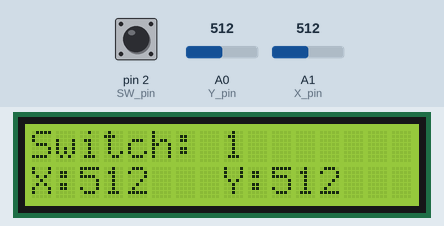
This sketch was run on a simulated Arduino Uno, built with avr-gcc and run on an emulated ATmega328P. Shown: 16×2 character LCD. The inputs (shaded band) are chosen by the test bench; at power-on: A0 (Y_pin) = 512, A1 (X_pin) = 512, pin 2 (SW_pin) HIGH.

Above: at 1.2 s.
1.3 s: A0 (Y_pin) set to 716
At 2.7 s:
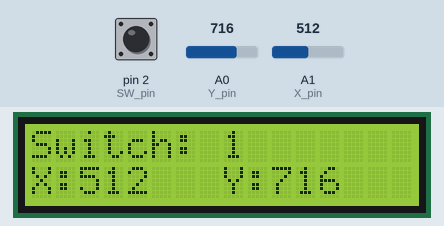
3.5 s: A1 (X_pin) set to 716
At 4.7 s:
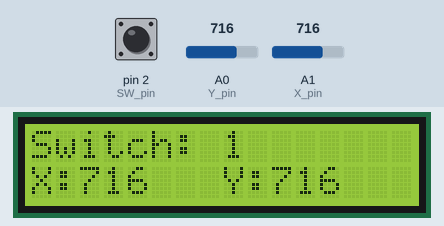
5.5 s: pin 2 (SW_pin) pulled LOW for 1.2 s
At 6.6 s:
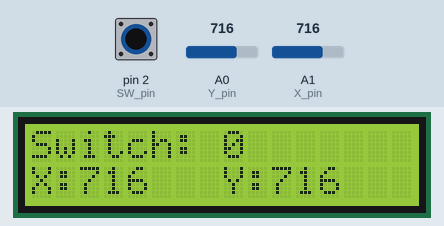
8.6 s: A0 (Y_pin) set to 900
At 9.5 s:
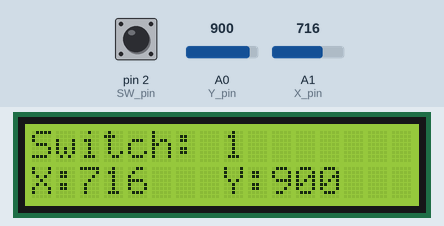
10.6 s: A1 (X_pin) set to 900
At 11.5 s:
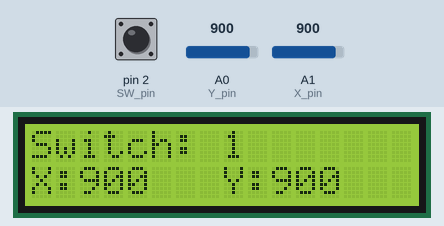
12.6 s: pin 2 (SW_pin) pulled LOW for 1.2 s
At 13.4 s:
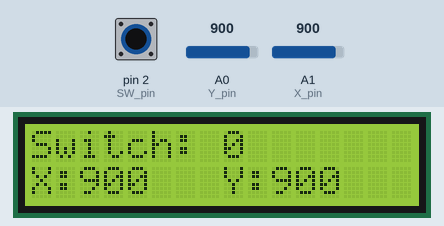
Timing chart, 0 to 15.6 s (numbered marks = the images above; inputs shaded):
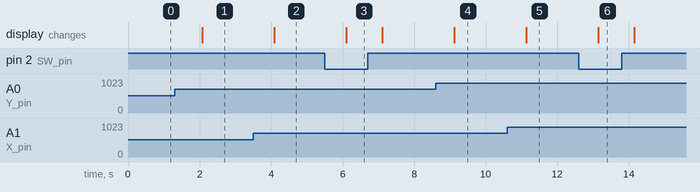

Measured:
- after the input at 1.3 s, the display: changes after 0.78 s (image 1)
- after the input at 3.5 s, the display: changes after 0.59 s (image 2)
- after the input at 5.5 s, the display: changes after 0.60 s (image 3)
- after the input at 8.6 s, the display: changes after 0.52 s (image 4)
- after the input at 10.6 s, the display: changes after 0.53 s (image 5)
- after the input at 12.6 s, the display: changes after 0.54 s (image 6)

The sketch:

Analog_Joystick_Disp_Ex.ino
```cpp
// include the library code:
#include <LiquidCrystal.h>

const int X_pin = A1; // analog pin connected to X output
const int Y_pin = A0; // analog pin connected to Y output
const int SW_pin = 2; // digital pin connected to switch output
const int rs = 12, en = 11, d4 = 10, d5 = 9, d6 = 8, d7 = 7;
LiquidCrystal lcd(rs, en, d4, d5, d6, d7);

void setup() {
  // set up the LCD's number of columns and rows:
  lcd.begin(16, 2);

  pinMode(SW_pin, INPUT);
  pinMode(Y_pin, INPUT);
  pinMode(X_pin, INPUT);
  digitalWrite(SW_pin, HIGH);
  Serial.begin(9600);
}

void loop() {
  lcd.clear();
  lcd.setCursor(0, 0);
  lcd.print("Switch: ");
  lcd.print(digitalRead(SW_pin));
  lcd.setCursor(0, 1);
  lcd.print("X:");
  lcd.print(analogRead(X_pin));
  lcd.setCursor(8, 1);
  lcd.print("Y:");
  lcd.print(analogRead(Y_pin));

//  Serial.print("Switch:  ");
//  Serial.print(digitalRead(SW_pin));
//  Serial.print("\n");
//  Serial.print("X-axis: ");
//  Serial.print(analogRead(X_pin));
//  Serial.print("\n");
//  Serial.print("Y-axis: ");
//  Serial.println(analogRead(Y_pin));
//  Serial.print("\n\n");
  delay(1000);
}
```
